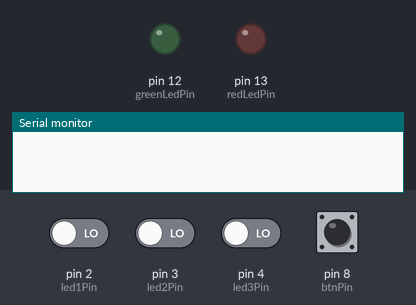
The sketch below on a simulated Arduino Uno, built with avr-gcc and run on an emulated ATmega328P. Shown: output pins drawn as LEDs (lit = HIGH), the last lines printed to the serial monitor. Inputs (shaded band) come from the test bench; at power-on: pin 2 (led1Pin), pin 3 (led2Pin), pin 4 (led3Pin), pin 8 (btnPin) LOW.

Above: at 1.2 s.
1.3 s: pin 8 (btnPin) pulled HIGH for 0.15 s
At 1.8 s:
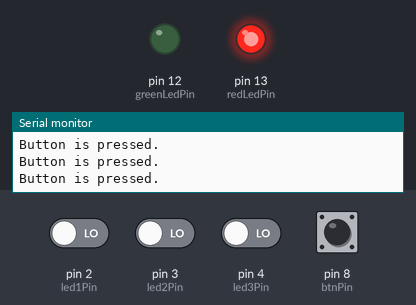
2.9 s: pin 2 (led1Pin) driven HIGH
4.8 s: pin 8 (btnPin) pulled HIGH for 0.15 s
7.9 s: pin 3 (led2Pin) driven HIGH and pin 4 (led3Pin) driven HIGH
At 8.2 s:
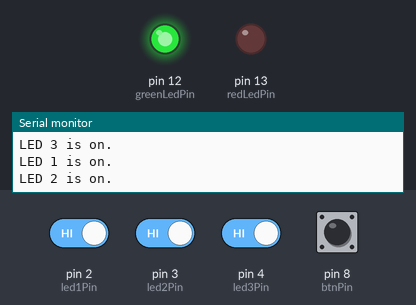
9.4 s: pin 8 (btnPin) pulled HIGH for 1 s
13.4 s: pin 2 (led1Pin) driven LOW and pin 8 (btnPin) driven HIGH
At 13.9 s:
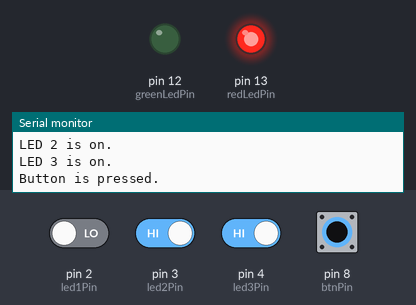
Timing chart, 0 to 16.4 s (numbered marks = the images above; inputs shaded):
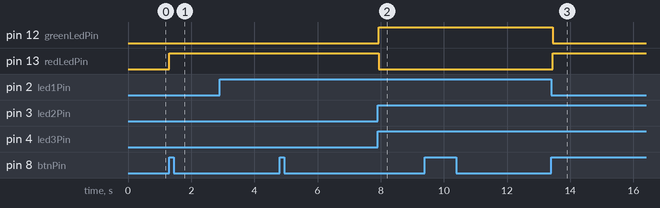

The sketch:

LightPuzzle.ino
```cpp
// Define the pins that the 3 blue leds are associated with
const int led1Pin = 2;
const int led2Pin = 3;
const int led3Pin = 4;

// Define the pin that the game start/reset button is associate on
const int btnPin = 8;

// Define the pins that the red and green LED's for game status
const int redLedPin=13;
const int greenLedPin=12;

// Length of game in milliseconds (10 seconds)
const unsigned long duration=10000;

// This variable holds a value in milliseconds representing when the
// start game button was pressed.
unsigned long startTime=0;

void setup() {
  // initialize serial communication:
  Serial.begin(9600);
  // We monitor the  blue leds for power
  pinMode(led1Pin, INPUT);
  pinMode(led2Pin, INPUT);
  pinMode(led3Pin, INPUT);

  // Monitor the button pin to determin if it is pressed.
  pinMode(btnPin, INPUT);

  // Send power to red or green leds to report game status to the user.
  pinMode(redLedPin, OUTPUT);
  pinMode(greenLedPin, OUTPUT);
}

void loop() {
  // put your main code here, to run repeatedly:

  printValues();

  // Determine if the button has been pressed by reading the pin (1 equals pressed)
  if (digitalRead(btnPin)==1)
  {
	  // The button has been pressed, set the start time and turn on the red light and turn off the green.
    Serial.println("Button is pressed.");
    startTime = millis();           // Assign the current time in milliseconds to StartTime
    digitalWrite(redLedPin, HIGH);  // HIGH means turn on
    digitalWrite(greenLedPin, LOW); // LOW means turn off
  }

  // if the start time is not equal to 0, then the game is being played.  (see above, startTime = millis();
  if (startTime != 0)
  {
    testGameState(); // this routine determines if the user has solved the game or not.

    // Calculate how long the game has been going.  If it is more than 10000 ms, turn off the red light and reset start time to 0.
    if ((millis() - startTime) > duration)
    {
      digitalWrite(redLedPin,LOW);
      startTime = 0;  // this makes the game play stop until the button is pressed again, making startTime > 0
    }
  }
}

void testGameState()
{
	// Read and store the values of the 3 blue leds.
  bool led1 = digitalRead(led1Pin) == HIGH;
  bool led2 = digitalRead(led2Pin) == HIGH;
  bool led3 = digitalRead(led3Pin) == HIGH;

  // if all the leds are HIGH (turned on) then we have solved the game.  turn the red light off, turn the green light on, set startTime to 0;
  if (led1 && led2 && led3)
  {
      digitalWrite(redLedPin,LOW);
      digitalWrite(greenLedPin,HIGH);
      startTime = 0;
  }
}

// This is for debugging
void printValues()
{
  int pinVal = digitalRead(led1Pin);
  if (pinVal==1)
  {
    Serial.println("LED 1 is on.");
  }
  pinVal = digitalRead(led2Pin);
  if (pinVal==1)
  {
    Serial.println("LED 2 is on.");
  }
  pinVal = digitalRead(led3Pin);
  if (pinVal==1)
  {
    Serial.println("LED 3 is on.");
  }
}
```

Measured:
- after the input at 1.3 s, pin 13 (redLedPin): LOW → HIGH at once
- after the input at 7.9 s, pin 12 (greenLedPin): LOW → HIGH at once; pin 13 (redLedPin): HIGH → LOW at once
- after the input at 13.4 s, pin 12 (greenLedPin): HIGH → LOW after 0.05 s; pin 13 (redLedPin): LOW → HIGH after 0.05 s
